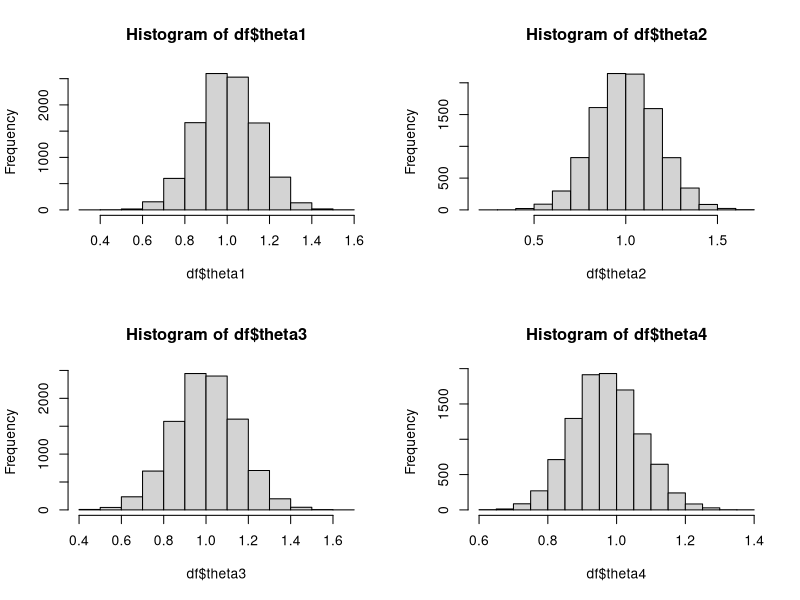
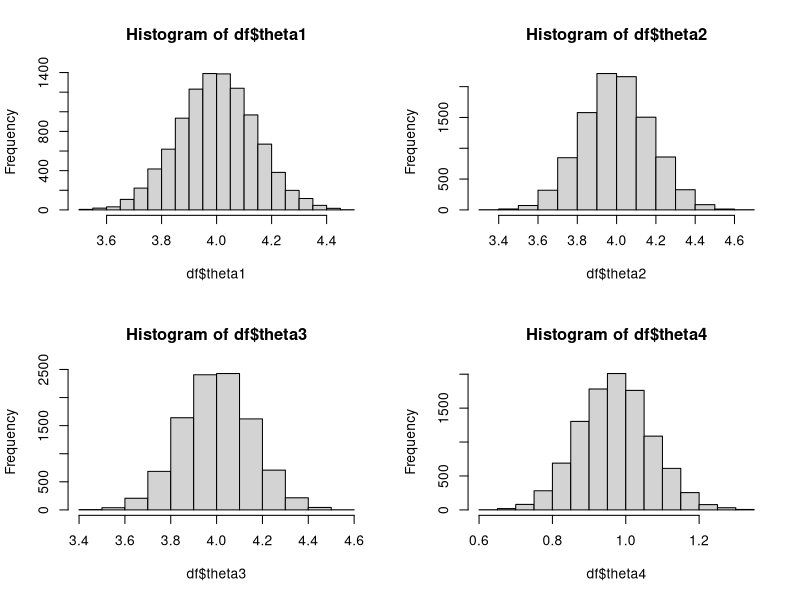
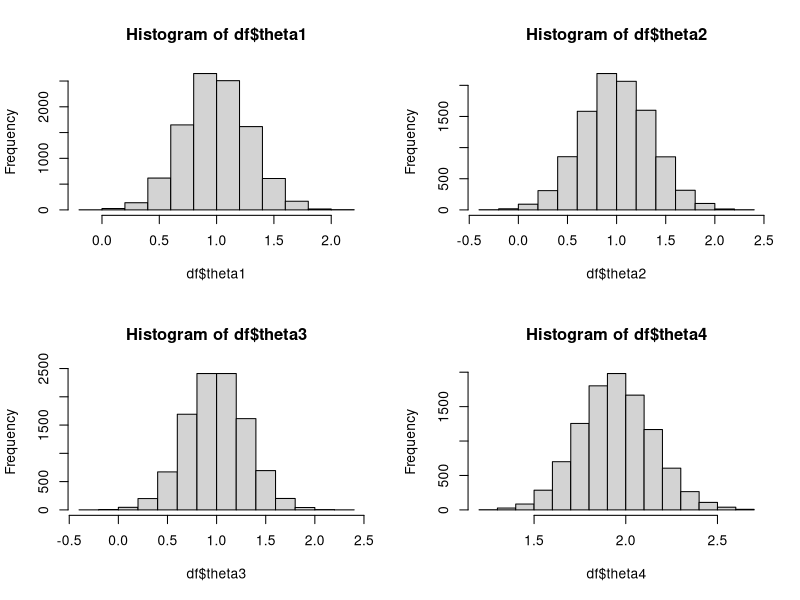
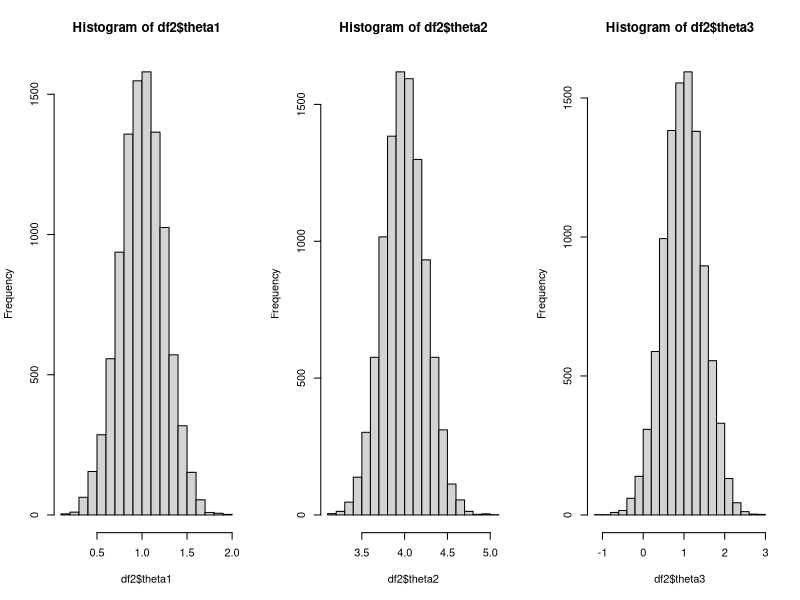
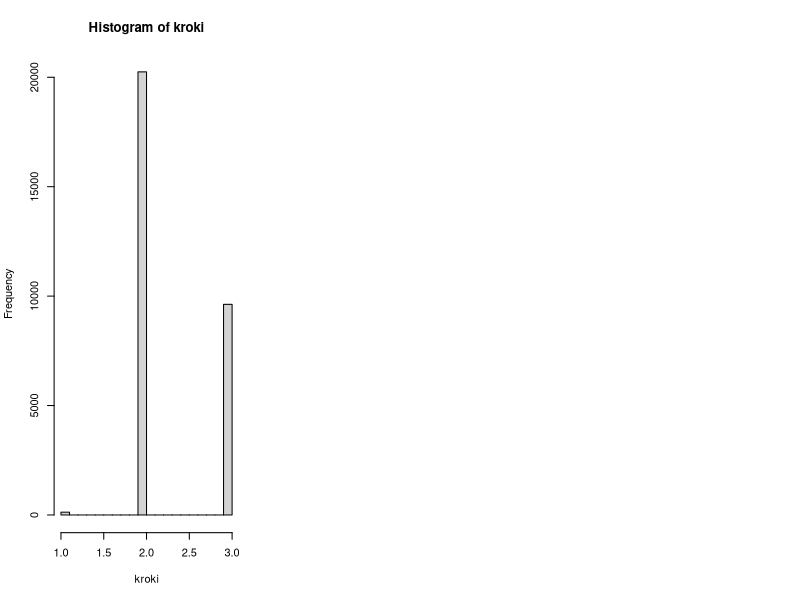
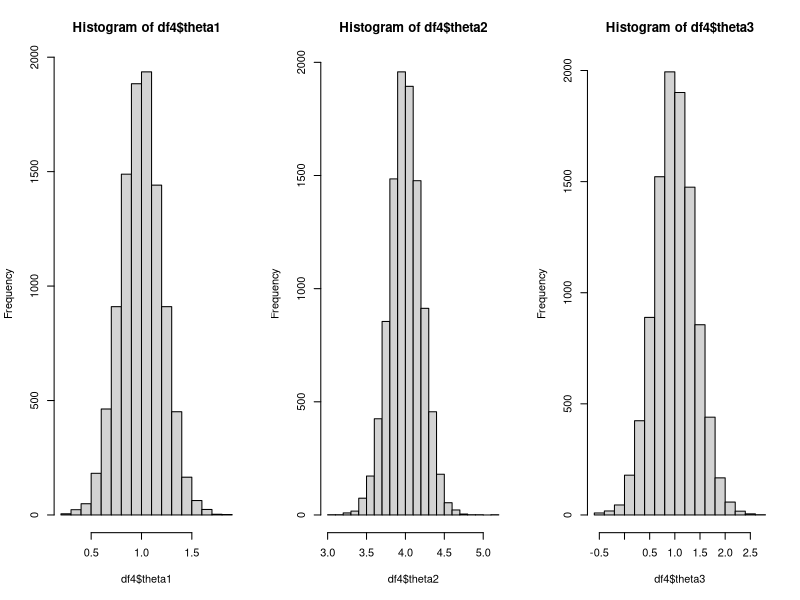
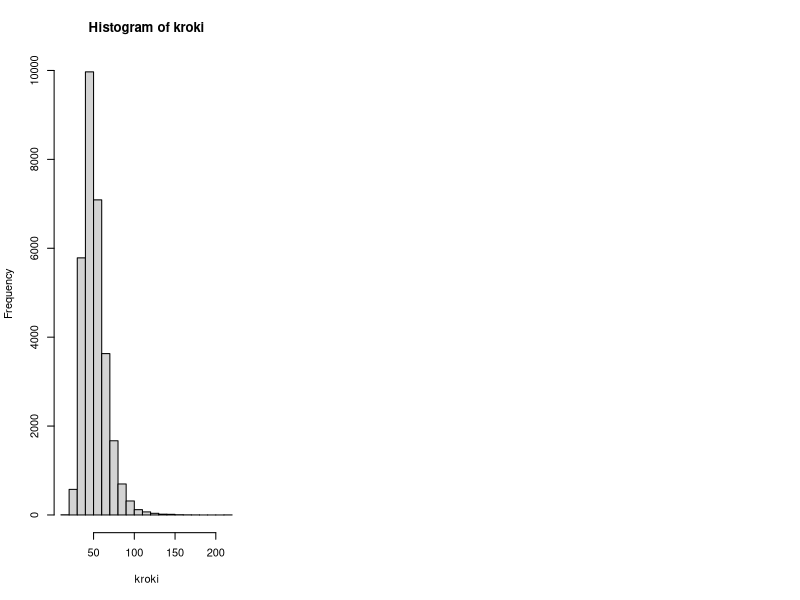

Write the R code that produced these figures, in order. (Note: a time limit stopped this script after it produced the figures.)
## ---- chunk 1
knitr::opts_chunk$set(echo = TRUE)
## ---- chunk 2
n=10000
set.seed(1)

oblicz_estymatory=function(X,n){
    a=mean(X)
    b=median(X)
    vector=dnorm(qnorm((1:n-1)/(n-1)))
    weights=vector/sum(vector)
    c=weighted.mean(X,weights)
    weights2=dnorm(qnorm((1:n-1)/n))-dnorm(qnorm(1:n/n))
    d=sum(sort(X)*weights2)
  return(c(a,b,c,d))
}

oblicz_statystyki=function(df,theta){
  MSE <- colSums(apply(df[, 1:4], 2, function(x) (x-theta)^2))*1/n
  var <- colSums(apply(df[, 1:4], 2, function(x) (x-mean(x))^2))*1/n
  bias <- colMeans(df)-theta
  return(list(MSE,var,bias))
}

wykresy=function(df){
  l=layout(matrix(c(1, 2, 3, 4), nrow = 2, ncol = 2, byrow = TRUE)) 
  hist(df$theta1)
  hist(df$theta2)
  hist(df$theta3)
  hist(df$theta4)
  return(df)
}

## ---- chunk 3
df <- data.frame(matrix(ncol = 4, nrow = 0))
x <- c("theta1", "theta2", "theta3","theta4")
colnames(df) <- x

for (i in 1:n){
  X=rnorm(50,1,1)
  vec=oblicz_estymatory(X,50)
  df[nrow(df)+1,] <- vec
}

df=wykresy(df)

y=oblicz_statystyki(df,1)
## ---- chunk 4
y
## ---- chunk 5
df <- data.frame(matrix(ncol = 4, nrow = 0))
x <- c("theta1", "theta2", "theta3","theta4")
colnames(df) <- x

for (i in 1:n){
  X=rnorm(50,4,1)
  vec=oblicz_estymatory(X,50)
  df[nrow(df)+1,] <- vec
}

df=wykresy(df)

y=oblicz_statystyki(df,4)
## ---- chunk 6
y
## ---- chunk 7
df <- data.frame(matrix(ncol = 4, nrow = 0))
x <- c("theta1", "theta2", "theta3","theta4")
colnames(df) <- x

for (i in 1:n){
  X=rnorm(50,1,2)
  vec=oblicz_estymatory(X,50)
  df[nrow(df)+1,] <- vec
}

df=wykresy(df)

y=oblicz_statystyki(df,1)
## ---- chunk 8
y
## ---- chunk 9
set.seed(1)
lprim=function(X,theta,sigma){
  n=length(X)
  return((1/sigma)*(n-2*sum(exp(-(X-theta)/sigma)/(1+exp(-(X-theta)/sigma)))))
}
lbis=function(X,theta,sigma){
  return(-2/sigma^2*sum(exp(-(X-theta)/sigma)/(1+exp(-(X-theta)/sigma))^2))
}

Newton=function(start,koniec,X,sigma){
  i=0
  theta=start
  while (abs(lprim(X,theta,sigma))>0.0000001 & i<5000){
    a=lprim(X,theta,sigma)
    b=lbis(X,theta,sigma)
    theta=theta-a/b
    i=i+1
  }
  x=abs(lprim(X,theta,sigma))
  kroki<<-append(kroki,i)
  return (theta)
}

df2 <- data.frame(matrix(ncol = 3, nrow = 0))
x <- c("theta1", "theta2", "theta3")
colnames(df2) <- x

R=10000
kroki=c()
for (i in 1:R){
  X1=rlogis(50,1,1)
  X2=rlogis(50,4,1)
  X3=rlogis(50,1,2)
  vec=c(Newton(1,5000,X1,1),Newton(4,5000,X2,1),Newton(1,5000,X3,2))
  df2[nrow(df2)+1,] <- vec
}

l=layout(matrix(c(1, 2, 3), nrow = 1, ncol = 3, byrow = TRUE))
hist(df2$theta1)
hist(df2$theta2)
hist(df2$theta3)

oblicz_statystyki2=function(X,theta){
  MSE <- sum(((X-theta)^2)*0.001)
  var <- sum(((X-mean(X))^2)*0.001)
  bias <- mean(X)-theta
  return(list(MSE,var,bias))
}
df3 <- data.frame(matrix(ncol = 3, nrow = 0))
x <- c("MSE", "var", "bias")
colnames(df3) <- x

df3[nrow(df3)+1,] <- oblicz_statystyki2(df2$theta1,1)
df3[nrow(df3)+1,] <- oblicz_statystyki2(df2$theta2,4)
df3[nrow(df3)+1,] <- oblicz_statystyki2(df2$theta3,1)
df3
## ---- chunk 10
hist(kroki)
## ---- chunk 11
lprim=function(X,theta,sigma){
  return ((2/sigma)*sum(((X-theta)/sigma)/(1+((X-theta)/sigma)^2)))
}
lbis=function(X,theta,sigma){
  return((-2/sigma^2)*sum(1-((X-theta)/sigma)^2/(1+((X-theta)/sigma)^2)^2))
}
df4 <- data.frame(matrix(ncol = 3, nrow = 0))
x <- c("theta1", "theta2", "theta3")
colnames(df4) <- x

kroki=c()
R=10000
for (i in 1:R){
  X1=rcauchy(50,1,1)
  X2=rcauchy(50,4,1)
  X3=rcauchy(50,1,2)
  vec=c(Newton(1,5000,X1,1),Newton(4,5000,X2,1),Newton(1,5000,X3,2))
  df4[nrow(df4)+1,] <- vec
}

l=layout(matrix(c(1, 2, 3), nrow = 1, ncol = 3, byrow = TRUE))
hist(df4$theta1)
hist(df4$theta2)
hist(df4$theta3)

df5 <- data.frame(matrix(ncol = 3, nrow = 0))
x <- c("MSE", "var", "bias")
colnames(df5) <- x

df5[nrow(df5)+1,] <- oblicz_statystyki2(df4$theta1,1)
df5[nrow(df5)+1,] <- oblicz_statystyki2(df4$theta2,4)
df5[nrow(df5)+1,] <- oblicz_statystyki2(df4$theta3,1)
df5
## ---- chunk 12
hist(kroki)
## ---- chunk 13
df <- data.frame(matrix(ncol = 4, nrow = 0))
x <- c("theta1", "theta2", "theta3","theta4")
colnames(df) <- x

for (i in 1:n){
  X=rnorm(20,1,1)
  vec=oblicz_estymatory(X,20)
  df[nrow(df)+1,] <- vec
}

df=wykresy(df)

y=oblicz_statystyki(df,1)
y
## ---- chunk 14
df <- data.frame(matrix(ncol = 4, nrow = 0))
x <- c("theta1", "theta2", "theta3","theta4")
colnames(df) <- x

for (i in 1:n){
  X=rnorm(100,1,1)
  vec=oblicz_estymatory(X,100)
  df[nrow(df)+1,] <- vec
}

df=wykresy(df)

y=oblicz_statystyki(df,1)
y
## ---- chunk 15
df <- data.frame(matrix(ncol = 4, nrow = 0))
x <- c("theta1", "theta2", "theta3","theta4")
colnames(df) <- x

for (i in 1:n){
  X=rnorm(20,4,1)
  vec=oblicz_estymatory(X,20)
  df[nrow(df)+1,] <- vec
}

df=wykresy(df)

y=oblicz_statystyki(df,4)
y
## ---- chunk 16
df <- data.frame(matrix(ncol = 4, nrow = 0))
x <- c("theta1", "theta2", "theta3","theta4")
colnames(df) <- x

for (i in 1:n){
  X=rnorm(100,4,1)
  vec=oblicz_estymatory(X,100)
  df[nrow(df)+1,] <- vec
}

df=wykresy(df)

y=oblicz_statystyki(df,4)
y
## ---- chunk 17
df <- data.frame(matrix(ncol = 4, nrow = 0))
x <- c("theta1", "theta2", "theta3","theta4")
colnames(df) <- x

for (i in 1:n){
  X=rnorm(20,1,2)
  vec=oblicz_estymatory(X,20)
  df[nrow(df)+1,] <- vec
}

df=wykresy(df)

y=oblicz_statystyki(df,1)
y
## ---- chunk 18
df <- data.frame(matrix(ncol = 4, nrow = 0))
x <- c("theta1", "theta2", "theta3","theta4")
colnames(df) <- x

for (i in 1:n){
  X=rnorm(100,1,2)
  vec=oblicz_estymatory(X,100)
  df[nrow(df)+1,] <- vec
}

df=wykresy(df)

y=oblicz_statystyki(df,1)
y
## ---- chunk 19
df20 <- data.frame(matrix(ncol = 3, nrow = 0))
x <- c("theta1", "theta2", "theta3")
colnames(df20) <- x

R=10000
for (i in 1:R){
  X1=rlogis(20,1,1)
  X2=rlogis(20,4,1)
  X3=rlogis(20,1,2)
  vec=c(Newton(1,5000,X1,1),Newton(4,5000,X2,1),Newton(1,5000,X3,2))
  df20[nrow(df20)+1,] <- vec
}

l=layout(matrix(c(1, 2, 3), nrow = 1, ncol = 3, byrow = TRUE))
hist(df20$theta1)
hist(df20$theta2)
hist(df20$theta3)

df20i <- data.frame(matrix(ncol = 3, nrow = 0))
x <- c("MSE", "var", "bias")
colnames(df20i) <- x

df20i[nrow(df20i)+1,] <- oblicz_statystyki2(df20$theta1,1)
df20i[nrow(df20i)+1,] <- oblicz_statystyki2(df20$theta2,4)
df20i[nrow(df20i)+1,] <- oblicz_statystyki2(df20$theta3,1)
df20i
## ---- chunk 20
df100 <- data.frame(matrix(ncol = 3, nrow = 0))
x <- c("theta1", "theta2", "theta3")
colnames(df100) <- x

R=10000
for (i in 1:R){
  X1=rlogis(100,1,1)
  X2=rlogis(100,4,1)
  X3=rlogis(100,1,2)
  vec=c(Newton(1,5000,X1,1),Newton(4,5000,X2,1),Newton(1,5000,X3,2))
  df100[nrow(df100)+1,] <- vec
}

l=layout(matrix(c(1, 2, 3), nrow = 1, ncol = 3, byrow = TRUE))
hist(df100$theta1)
hist(df100$theta2)
hist(df100$theta3)

df100i <- data.frame(matrix(ncol = 3, nrow = 0))
x <- c("MSE", "var", "bias")
colnames(df100i) <- x

df100i[nrow(df100i)+1,] <- oblicz_statystyki2(df100$theta1,1)
df100i[nrow(df100i)+1,] <- oblicz_statystyki2(df100$theta2,4)
df100i[nrow(df100i)+1,] <- oblicz_statystyki2(df100$theta3,1)
df100i
## ---- chunk 21
df60 <- data.frame(matrix(ncol = 3, nrow = 0))
x <- c("theta1", "theta2", "theta3")
colnames(df60) <- x

R=10000
for (i in 1:R){
  X1=rcauchy(20,1,1)
  X2=rcauchy(20,4,1)
  X3=rcauchy(20,1,2)
  vec=c(Newton(1,5000,X1,1),Newton(4,5000,X2,1),Newton(1,5000,X3,2))
  df60[nrow(df60)+1,] <- vec
}

l=layout(matrix(c(1, 2, 3), nrow = 1, ncol = 3, byrow = TRUE))
hist(df60$theta1)
hist(df60$theta2)
hist(df60$theta3)

df61 <- data.frame(matrix(ncol = 3, nrow = 0))
x <- c("MSE", "var", "bias")
colnames(df61) <- x

df61[nrow(df61)+1,] <- oblicz_statystyki2(df60$theta1,1)
df61[nrow(df61)+1,] <- oblicz_statystyki2(df60$theta2,4)
df61[nrow(df61)+1,] <- oblicz_statystyki2(df60$theta3,1)
df61
## ---- chunk 22
df600 <- data.frame(matrix(ncol = 3, nrow = 0))
x <- c("theta1", "theta2", "theta3")
colnames(df600) <- x

R=10000
for (i in 1:R){
  X1=rcauchy(100,1,1)
  X2=rcauchy(100,4,1)
  X3=rcauchy(100,1,2)
  vec=c(Newton(1,5000,X1,1),Newton(4,5000,X2,1),Newton(1,5000,X3,2))
  df600[nrow(df600)+1,] <- vec
}

l=layout(matrix(c(1, 2, 3), nrow = 1, ncol = 3, byrow = TRUE))
hist(df600$theta1)
hist(df600$theta2)
hist(df600$theta3)

df610 <- data.frame(matrix(ncol = 3, nrow = 0))
x <- c("MSE", "var", "bias")
colnames(df610) <- x

df610[nrow(df610)+1,] <- oblicz_statystyki2(df600$theta1,1)
df610[nrow(df610)+1,] <- oblicz_statystyki2(df600$theta2,4)
df610[nrow(df610)+1,] <- oblicz_statystyki2(df600$theta3,1)
df610
